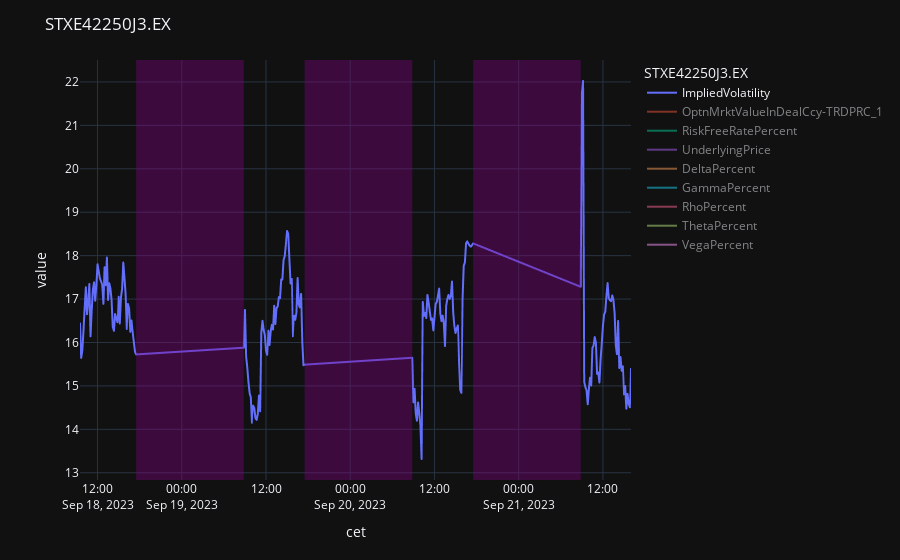

Notebook cell for this chart:
### Code cell
display(closest_atm_optn)

fig = px.line(IPADfGraph)  # This is just to see the implied vol graph when that field is available
# fig.layout = dict(xaxis=dict(type="category"))

# Format Graph: https://plotly.com/python/tick-formatting/
fig.update_layout(
    title=instrument,
    template='plotly_dark')

# Make it so that only one line is shown by default: # https://stackoverflow.com/questions/73384807/plotly-express-plot-subset-of-dataframe-columns-by-default-and-the-rest-as-opt
fig.for_each_trace(
    lambda t: t.update(
        visible=True if t.name in IPADfGraph.columns[:1] else "legendonly"))

# Add shade in Non Trading Hours
shapes = [
    {'type': "rect", 'xref': 'x', 'yref': 'paper',
     'fillcolor': 'purple', 'opacity': 0.4,
     "line": {"color": "purple", "width": 0},
     'x0': i[0], 'y0': 0,
     'x1': i[1], 'y1': 1}
     for i in Get_ooth(df=IPADfGraph, tz=None)]

fig.update_layout(shapes=shapes,)


fig.show()

### Figure 1 — Plotly figure (JSON) as saved in the notebook; plotly's stock layout.template omitted (floating-point values rounded to 4 significant figures; data arrays with more than 128 entries replaced by an {"elided": "..."} marker saying what was removed)
{"data": [{"hovertemplate": "STXE42250J3.EX=ImpliedVolatility<br>cet=%{x}<br>value=%{y}<extra></extra>", "legendgroup": "ImpliedVolatility", "line": {"color": "#636efa", "dash": "solid"}, "marker": {"symbol": "circle"}, "mode": "lines", "name": "ImpliedVolatility", "showlegend": true, "type": "scattergl", "visible": true, "x": {"elided": "199 str values"}, "xaxis": "x", "y": {"elided": "199 float values"}, "yaxis": "y"}, {"hovertemplate": "STXE42250J3.EX=OptnMrktValueInDealCcy-TRDPRC_1<br>cet=%{x}<br>value=%{y}<extra></extra>", "legendgroup": "OptnMrktValueInDealCcy-TRDPRC_1", "line": {"color": "#EF553B", "dash": "solid"}, "marker": {"symbol": "circle"}, "mode": "lines", "name": "OptnMrktValueInDealCcy-TRDPRC_1", "showlegend": true, "type": "scattergl", "visible": "legendonly", "x": {"elided": "199 str values"}, "xaxis": "x", "y": {"elided": "199 float values"}, "yaxis": "y"}, {"hovertemplate": "STXE42250J3.EX=RiskFreeRatePercent<br>cet=%{x}<br>value=%{y}<extra></extra>", "legendgroup": "RiskFreeRatePercent", "line": {"color": "#00cc96", "dash": "solid"}, "marker": {"symbol": "circle"}, "mode": "lines", "name": "RiskFreeRatePercent", "showlegend": true, "type": "scattergl", "visible": "legendonly", "x": {"elided": "199 str values"}, "xaxis": "x", "y": {"elided": "199 float values"}, "yaxis": "y"}, {"hovertemplate": "STXE42250J3.EX=UnderlyingPrice<br>cet=%{x}<br>value=%{y}<extra></extra>", "legendgroup": "UnderlyingPrice", "line": {"color": "#ab63fa", "dash": "solid"}, "marker": {"symbol": "circle"}, "mode": "lines", "name": "UnderlyingPrice", "showlegend": true, "type": "scattergl", "visible": "legendonly", "x": {"elided": "199 str values"}, "xaxis": "x", "y": {"elided": "199 float values"}, "yaxis": "y"}, {"hovertemplate": "STXE42250J3.EX=DeltaPercent<br>cet=%{x}<br>value=%{y}<extra></extra>", "legendgroup": "DeltaPercent", "line": {"color": "#FFA15A", "dash": "solid"}, "marker": {"symbol": "circle"}, "mode": "lines", "name": "DeltaPercent", "showlegend": true, "type": "scattergl", "visible": "legendonly", "x": {"elided": "199 str values"}, "xaxis": "x", "y": {"elided": "199 float values"}, "yaxis": "y"}, {"hovertemplate": "STXE42250J3.EX=GammaPercent<br>cet=%{x}<br>value=%{y}<extra></extra>", "legendgroup": "GammaPercent", "line": {"color": "#19d3f3", "dash": "solid"}, "marker": {"symbol": "circle"}, "mode": "lines", "name": "GammaPercent", "showlegend": true, "type": "scattergl", "visible": "legendonly", "x": {"elided": "199 str values"}, "xaxis": "x", "y": {"elided": "199 float values"}, "yaxis": "y"}, {"hovertemplate": "STXE42250J3.EX=RhoPercent<br>cet=%{x}<br>value=%{y}<extra></extra>", "legendgroup": "RhoPercent", "line": {"color": "#FF6692", "dash": "solid"}, "marker": {"symbol": "circle"}, "mode": "lines", "name": "RhoPercent", "showlegend": true, "type": "scattergl", "visible": "legendonly", "x": {"elided": "199 str values"}, "xaxis": "x", "y": {"elided": "199 float values"}, "yaxis": "y"}, {"hovertemplate": "STXE42250J3.EX=ThetaPercent<br>cet=%{x}<br>value=%{y}<extra></extra>", "legendgroup": "ThetaPercent", "line": {"color": "#B6E880", "dash": "solid"}, "marker": {"symbol": "circle"}, "mode": "lines", "name": "ThetaPercent", "showlegend": true, "type": "scattergl", "visible": "legendonly", "x": {"elided": "199 str values"}, "xaxis": "x", "y": {"elided": "199 float values"}, "yaxis": "y"}, {"hovertemplate": "STXE42250J3.EX=VegaPercent<br>cet=%{x}<br>value=%{y}<extra></extra>", "legendgroup": "VegaPercent", "line": {"color": "#FF97FF", "dash": "solid"}, "marker": {"symbol": "circle"}, "mode": "lines", "name": "VegaPercent", "showlegend": true, "type": "scattergl", "visible": "legendonly", "x": {"elided": "199 str values"}, "xaxis": "x", "y": {"elided": "199 float values"}, "yaxis": "y"}], "layout": {"legend": {"title": {"text": "STXE42250J3.EX"}, "tracegroupgap": 0}, "margin": {"t": 60}, "shapes": [{"fillcolor": "purple", "line": {"color": "purple", "width": 0}, "opacity": 0.4, "type": "rect", "x0": "2023-09-18T17:30:00", "x1": "2023-09-18T23:59:59", "xref": "x", "y0": 0, "y1": 1, "yref": "paper"}, {"fillcolor": "purple", "line": {"color": "purple", "width": 0}, "opacity": 0.4, "type": "rect", "x0": "2023-09-19T00:00:01", "x1": "2023-09-19T08:50:00", "xref": "x", "y0": 0, "y1": 1, "yref": "paper"}, {"fillcolor": "purple", "line": {"color": "purple", "width": 0}, "opacity": 0.4, "type": "rect", "x0": "2023-09-19T17:30:00", "x1": "2023-09-19T23:59:59", "xref": "x", "y0": 0, "y1": 1, "yref": "paper"}, {"fillcolor": "purple", "line": {"color": "purple", "width": 0}, "opacity": 0.4, "type": "rect", "x0": "2023-09-20T00:00:01", "x1": "2023-09-20T08:50:00", "xref": "x", "y0": 0, "y1": 1, "yref": "paper"}, {"fillcolor": "purple", "line": {"color": "purple", "width": 0}, "opacity": 0.4, "type": "rect", "x0": "2023-09-20T17:30:00", "x1": "2023-09-20T23:59:59", "xref": "x", "y0": 0, "y1": 1, "yref": "paper"}, {"fillcolor": "purple", "line": {"color": "purple", "width": 0}, "opacity": 0.4, "type": "rect", "x0": "2023-09-21T00:00:01", "x1": "2023-09-21T08:50:00", "xref": "x", "y0": 0, "y1": 1, "yref": "paper"}], "title": {"text": "STXE42250J3.EX"}, "xaxis": {"anchor": "y", "domain": [0, 1], "title": {"text": "cet"}}, "yaxis": {"anchor": "x", "domain": [0, 1], "title": {"text": "value"}}}}
